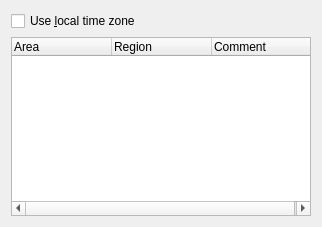
<ui version="4.0" >
 <class>timezonesConfig</class>
 <widget class="QWidget" name="timezonesConfig" >
  <property name="geometry" >
   <rect>
    <x>0</x>
    <y>0</y>
    <width>308</width>
    <height>227</height>
   </rect>
  </property>
  <layout class="QVBoxLayout" >
   <item>
    <widget class="QCheckBox" name="localTimeZone" >
     <property name="text" >
      <string>Use &amp;local time zone</string>
     </property>
    </widget>
   </item>
   <item>
    <widget class="KTimeZoneWidget" name="timeZones" >
     <property name="minimumSize" >
      <size>
       <width>300</width>
       <height>150</height>
      </size>
     </property>
     <column>
      <property name="text" >
       <string>Area</string>
      </property>
     </column>
     <column>
      <property name="text" >
       <string>Region</string>
      </property>
     </column>
     <column>
      <property name="text" >
       <string>Comment</string>
      </property>
     </column>
    </widget>
   </item>
  </layout>
 </widget>
 <customwidgets>
  <customwidget>
   <class>KTimeZoneWidget</class>
   <extends>QTreeWidget</extends>
   <header>ktimezonewidget.h</header>
  </customwidget>
 </customwidgets>
 <resources/>
 <connections>
  <connection>
   <sender>localTimeZone</sender>
   <signal>toggled(bool)</signal>
   <receiver>timeZones</receiver>
   <slot>setDisabled(bool)</slot>
   <hints>
    <hint type="sourcelabel" >
     <x>209</x>
     <y>53</y>
    </hint>
    <hint type="destinationlabel" >
     <x>209</x>
     <y>239</y>
    </hint>
   </hints>
  </connection>
 </connections>
</ui>
